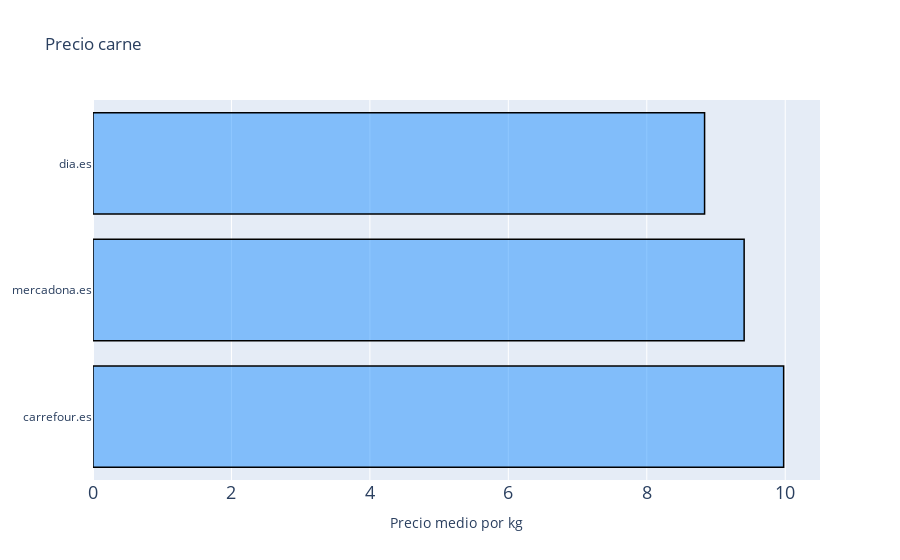

Notebook code cell kept with this figure:
### Code cell
trace1 = go.Bar(x = car.values,
               y = car.index,
               name = 'Precio carne',
               orientation = 'h',
               marker = dict(color = 'rgba(30,144,255, 0.5)',
                line = dict(color='rgb(0,0,0)', width = 1.5)))

data = [trace1]

layout = go.Layout(barmode = "group", title='Precio carne', xaxis_title="Precio medio por kg", xaxis=dict(tickfont=dict(size=18)))

fig = go.Figure(data = data, layout = layout)

display(fig)

### Figure 1 — Plotly figure (JSON) as saved in the notebook; plotly's stock layout.template omitted (floating-point values rounded to 4 significant figures)
{"data": [{"marker": {"color": "rgba(30,144,255, 0.5)", "line": {"color": "rgb(0,0,0)", "width": 1.5}}, "name": "Precio carne", "orientation": "h", "type": "bar", "x": [9.977, 9.407, 8.835], "y": ["carrefour.es", "mercadona.es", "dia.es"]}], "layout": {"barmode": "group", "title": {"text": "Precio carne"}, "xaxis": {"tickfont": {"size": 18}, "title": {"text": "Precio medio por kg"}}}}
